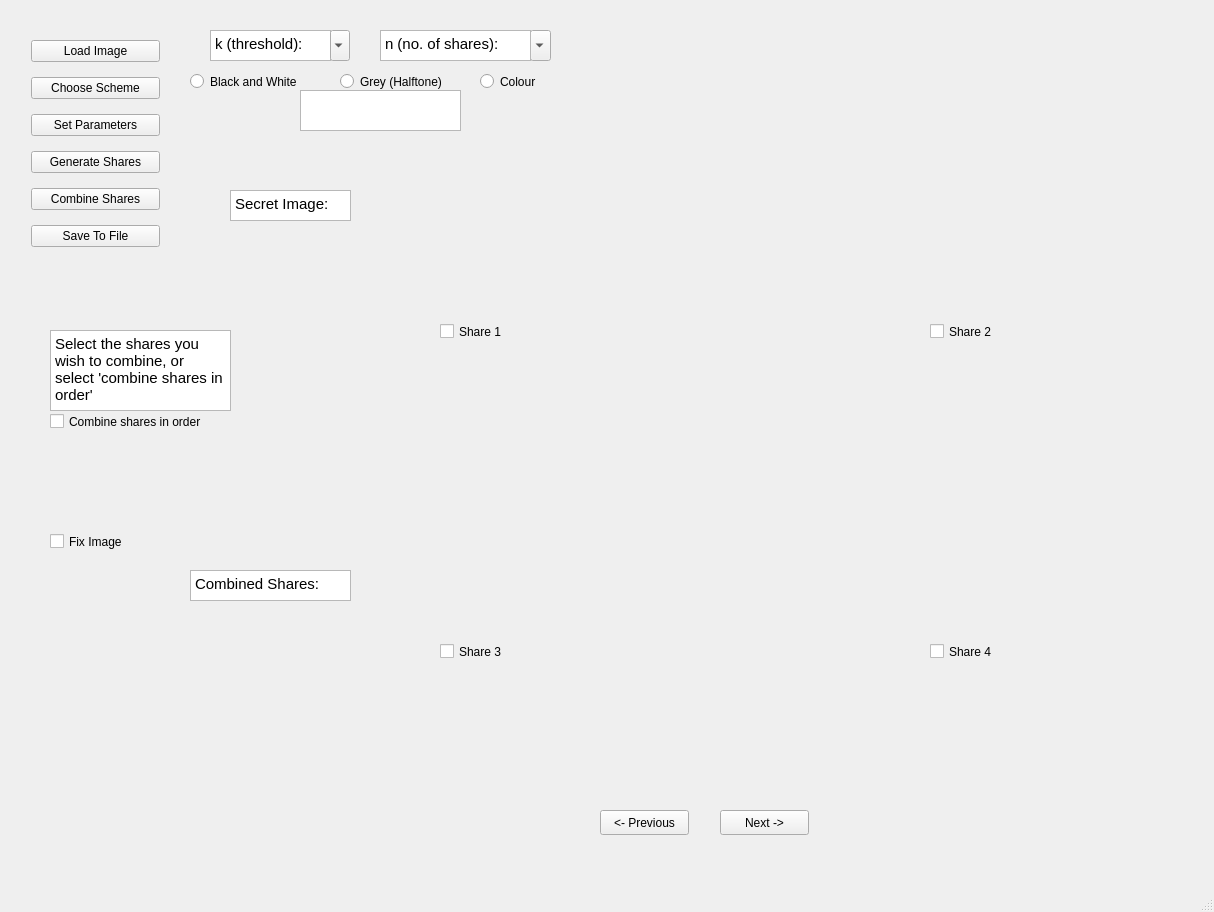
<?xml version="1.0" encoding="UTF-8"?>
<ui version="4.0">
 <class>MainWindow</class>
 <widget class="QMainWindow" name="MainWindow">
  <property name="geometry">
   <rect>
    <x>0</x>
    <y>0</y>
    <width>1214</width>
    <height>912</height>
   </rect>
  </property>
  <property name="windowTitle">
   <string>MainWindow</string>
  </property>
  <widget class="QWidget" name="centralWidget">
   <widget class="QLabel" name="InputImage">
    <property name="geometry">
     <rect>
      <x>380</x>
      <y>50</y>
      <width>651</width>
      <height>341</height>
     </rect>
    </property>
    <property name="text">
     <string/>
    </property>
    <property name="scaledContents">
     <bool>false</bool>
    </property>
   </widget>
   <widget class="QTextBrowser" name="thresholdText">
    <property name="geometry">
     <rect>
      <x>210</x>
      <y>30</y>
      <width>121</width>
      <height>31</height>
     </rect>
    </property>
    <property name="html">
     <string>&lt;!DOCTYPE HTML PUBLIC &quot;-//W3C//DTD HTML 4.0//EN&quot; &quot;http://www.w3.org/TR/REC-html40/strict.dtd&quot;&gt;
&lt;html&gt;&lt;head&gt;&lt;meta name=&quot;qrichtext&quot; content=&quot;1&quot; /&gt;&lt;style type=&quot;text/css&quot;&gt;
p, li { white-space: pre-wrap; }
&lt;/style&gt;&lt;/head&gt;&lt;body style=&quot; font-family:'Cantarell'; font-size:11pt; font-weight:400; font-style:normal;&quot;&gt;
&lt;p style=&quot; margin-top:0px; margin-bottom:0px; margin-left:0px; margin-right:0px; -qt-block-indent:0; text-indent:0px;&quot;&gt;&lt;span style=&quot; font-family:'Ubuntu';&quot;&gt;k (threshold):&lt;/span&gt;&lt;/p&gt;&lt;/body&gt;&lt;/html&gt;</string>
    </property>
   </widget>
   <widget class="QComboBox" name="threshold">
    <property name="geometry">
     <rect>
      <x>330</x>
      <y>30</y>
      <width>20</width>
      <height>31</height>
     </rect>
    </property>
   </widget>
   <widget class="QComboBox" name="numShares">
    <property name="geometry">
     <rect>
      <x>530</x>
      <y>30</y>
      <width>21</width>
      <height>31</height>
     </rect>
    </property>
   </widget>
   <widget class="QTextBrowser" name="numSharesText">
    <property name="geometry">
     <rect>
      <x>380</x>
      <y>30</y>
      <width>151</width>
      <height>31</height>
     </rect>
    </property>
    <property name="html">
     <string>&lt;!DOCTYPE HTML PUBLIC &quot;-//W3C//DTD HTML 4.0//EN&quot; &quot;http://www.w3.org/TR/REC-html40/strict.dtd&quot;&gt;
&lt;html&gt;&lt;head&gt;&lt;meta name=&quot;qrichtext&quot; content=&quot;1&quot; /&gt;&lt;style type=&quot;text/css&quot;&gt;
p, li { white-space: pre-wrap; }
&lt;/style&gt;&lt;/head&gt;&lt;body style=&quot; font-family:'Cantarell'; font-size:11pt; font-weight:400; font-style:normal;&quot;&gt;
&lt;p style=&quot; margin-top:0px; margin-bottom:0px; margin-left:0px; margin-right:0px; -qt-block-indent:0; text-indent:0px;&quot;&gt;&lt;span style=&quot; font-family:'Ubuntu';&quot;&gt;n (no. of shares):&lt;/span&gt;&lt;/p&gt;&lt;/body&gt;&lt;/html&gt;</string>
    </property>
   </widget>
   <widget class="QRadioButton" name="BlackWhiteButton">
    <property name="geometry">
     <rect>
      <x>190</x>
      <y>70</y>
      <width>141</width>
      <height>23</height>
     </rect>
    </property>
    <property name="text">
     <string>Black and White</string>
    </property>
   </widget>
   <widget class="QRadioButton" name="GreyButton">
    <property name="geometry">
     <rect>
      <x>340</x>
      <y>70</y>
      <width>131</width>
      <height>23</height>
     </rect>
    </property>
    <property name="text">
     <string>Grey (Halftone)</string>
    </property>
   </widget>
   <widget class="QRadioButton" name="ColourButton">
    <property name="geometry">
     <rect>
      <x>480</x>
      <y>70</y>
      <width>112</width>
      <height>23</height>
     </rect>
    </property>
    <property name="text">
     <string>Colour</string>
    </property>
   </widget>
   <widget class="QLabel" name="BlackWhiteEg">
    <property name="geometry">
     <rect>
      <x>220</x>
      <y>100</y>
      <width>91</width>
      <height>51</height>
     </rect>
    </property>
    <property name="text">
     <string/>
    </property>
   </widget>
   <widget class="QLabel" name="GreyEg">
    <property name="geometry">
     <rect>
      <x>360</x>
      <y>100</y>
      <width>91</width>
      <height>51</height>
     </rect>
    </property>
    <property name="text">
     <string/>
    </property>
   </widget>
   <widget class="QLabel" name="ColourEg">
    <property name="geometry">
     <rect>
      <x>480</x>
      <y>100</y>
      <width>91</width>
      <height>51</height>
     </rect>
    </property>
    <property name="text">
     <string/>
    </property>
   </widget>
   <widget class="QWidget" name="layoutWidget">
    <property name="geometry">
     <rect>
      <x>20</x>
      <y>20</y>
      <width>151</width>
      <height>251</height>
     </rect>
    </property>
    <layout class="QVBoxLayout" name="verticalLayout">
     <item>
      <widget class="QPushButton" name="LoadImage">
       <property name="text">
        <string>Load Image</string>
       </property>
      </widget>
     </item>
     <item>
      <widget class="QPushButton" name="ChooseScheme">
       <property name="text">
        <string>Choose Scheme</string>
       </property>
      </widget>
     </item>
     <item>
      <widget class="QPushButton" name="SetParameters">
       <property name="text">
        <string>Set Parameters</string>
       </property>
      </widget>
     </item>
     <item>
      <widget class="QPushButton" name="GenerateShares">
       <property name="text">
        <string>Generate Shares</string>
       </property>
      </widget>
     </item>
     <item>
      <widget class="QPushButton" name="CombineShares">
       <property name="text">
        <string>Combine Shares</string>
       </property>
      </widget>
     </item>
     <item>
      <widget class="QPushButton" name="SaveToFile">
       <property name="text">
        <string>Save To File</string>
       </property>
      </widget>
     </item>
    </layout>
   </widget>
   <widget class="QLabel" name="Share1Pic">
    <property name="geometry">
     <rect>
      <x>300</x>
      <y>70</y>
      <width>381</width>
      <height>251</height>
     </rect>
    </property>
    <property name="text">
     <string/>
    </property>
   </widget>
   <widget class="QLabel" name="Share2Pic">
    <property name="geometry">
     <rect>
      <x>780</x>
      <y>70</y>
      <width>381</width>
      <height>251</height>
     </rect>
    </property>
    <property name="text">
     <string/>
    </property>
   </widget>
   <widget class="QLabel" name="Share3Pic">
    <property name="geometry">
     <rect>
      <x>300</x>
      <y>410</y>
      <width>381</width>
      <height>231</height>
     </rect>
    </property>
    <property name="text">
     <string/>
    </property>
   </widget>
   <widget class="QLabel" name="Share4Pic">
    <property name="geometry">
     <rect>
      <x>780</x>
      <y>410</y>
      <width>381</width>
      <height>231</height>
     </rect>
    </property>
    <property name="text">
     <string/>
    </property>
   </widget>
   <widget class="QCheckBox" name="Share1Check">
    <property name="geometry">
     <rect>
      <x>440</x>
      <y>320</y>
      <width>92</width>
      <height>23</height>
     </rect>
    </property>
    <property name="text">
     <string>Share 1</string>
    </property>
   </widget>
   <widget class="QCheckBox" name="Share2Check">
    <property name="geometry">
     <rect>
      <x>930</x>
      <y>320</y>
      <width>92</width>
      <height>23</height>
     </rect>
    </property>
    <property name="text">
     <string>Share 2</string>
    </property>
   </widget>
   <widget class="QCheckBox" name="Share3Check">
    <property name="geometry">
     <rect>
      <x>440</x>
      <y>640</y>
      <width>92</width>
      <height>23</height>
     </rect>
    </property>
    <property name="text">
     <string>Share 3</string>
    </property>
   </widget>
   <widget class="QCheckBox" name="Share4Check">
    <property name="geometry">
     <rect>
      <x>930</x>
      <y>640</y>
      <width>92</width>
      <height>23</height>
     </rect>
    </property>
    <property name="text">
     <string>Share 4</string>
    </property>
   </widget>
   <widget class="QLabel" name="OutputImage">
    <property name="geometry">
     <rect>
      <x>380</x>
      <y>420</y>
      <width>651</width>
      <height>361</height>
     </rect>
    </property>
    <property name="text">
     <string/>
    </property>
    <property name="scaledContents">
     <bool>false</bool>
    </property>
   </widget>
   <widget class="QTextBrowser" name="SchemeInfo">
    <property name="geometry">
     <rect>
      <x>300</x>
      <y>90</y>
      <width>161</width>
      <height>41</height>
     </rect>
    </property>
   </widget>
   <widget class="QTextBrowser" name="secretImageText">
    <property name="geometry">
     <rect>
      <x>230</x>
      <y>190</y>
      <width>121</width>
      <height>31</height>
     </rect>
    </property>
    <property name="html">
     <string>&lt;!DOCTYPE HTML PUBLIC &quot;-//W3C//DTD HTML 4.0//EN&quot; &quot;http://www.w3.org/TR/REC-html40/strict.dtd&quot;&gt;
&lt;html&gt;&lt;head&gt;&lt;meta name=&quot;qrichtext&quot; content=&quot;1&quot; /&gt;&lt;style type=&quot;text/css&quot;&gt;
p, li { white-space: pre-wrap; }
&lt;/style&gt;&lt;/head&gt;&lt;body style=&quot; font-family:'Cantarell'; font-size:11pt; font-weight:400; font-style:normal;&quot;&gt;
&lt;p style=&quot; margin-top:0px; margin-bottom:0px; margin-left:0px; margin-right:0px; -qt-block-indent:0; text-indent:0px;&quot;&gt;&lt;span style=&quot; font-family:'Ubuntu';&quot;&gt;Secret Image:&lt;/span&gt;&lt;/p&gt;&lt;/body&gt;&lt;/html&gt;</string>
    </property>
   </widget>
   <widget class="QTextBrowser" name="reconImageText">
    <property name="geometry">
     <rect>
      <x>190</x>
      <y>570</y>
      <width>161</width>
      <height>31</height>
     </rect>
    </property>
    <property name="html">
     <string>&lt;!DOCTYPE HTML PUBLIC &quot;-//W3C//DTD HTML 4.0//EN&quot; &quot;http://www.w3.org/TR/REC-html40/strict.dtd&quot;&gt;
&lt;html&gt;&lt;head&gt;&lt;meta name=&quot;qrichtext&quot; content=&quot;1&quot; /&gt;&lt;style type=&quot;text/css&quot;&gt;
p, li { white-space: pre-wrap; }
&lt;/style&gt;&lt;/head&gt;&lt;body style=&quot; font-family:'Cantarell'; font-size:11pt; font-weight:400; font-style:normal;&quot;&gt;
&lt;p style=&quot; margin-top:0px; margin-bottom:0px; margin-left:0px; margin-right:0px; -qt-block-indent:0; text-indent:0px;&quot;&gt;&lt;span style=&quot; font-family:'Ubuntu';&quot;&gt;Combined Shares: &lt;/span&gt;&lt;/p&gt;&lt;/body&gt;&lt;/html&gt;</string>
    </property>
   </widget>
   <widget class="QCheckBox" name="combineSharesCheck">
    <property name="geometry">
     <rect>
      <x>50</x>
      <y>410</y>
      <width>211</width>
      <height>23</height>
     </rect>
    </property>
    <property name="text">
     <string>Combine shares in order</string>
    </property>
   </widget>
   <widget class="QTextBrowser" name="selectSharesInfo">
    <property name="geometry">
     <rect>
      <x>50</x>
      <y>330</y>
      <width>181</width>
      <height>81</height>
     </rect>
    </property>
    <property name="html">
     <string>&lt;!DOCTYPE HTML PUBLIC &quot;-//W3C//DTD HTML 4.0//EN&quot; &quot;http://www.w3.org/TR/REC-html40/strict.dtd&quot;&gt;
&lt;html&gt;&lt;head&gt;&lt;meta name=&quot;qrichtext&quot; content=&quot;1&quot; /&gt;&lt;style type=&quot;text/css&quot;&gt;
p, li { white-space: pre-wrap; }
&lt;/style&gt;&lt;/head&gt;&lt;body style=&quot; font-family:'Cantarell'; font-size:11pt; font-weight:400; font-style:normal;&quot;&gt;
&lt;p style=&quot; margin-top:0px; margin-bottom:0px; margin-left:0px; margin-right:0px; -qt-block-indent:0; text-indent:0px;&quot;&gt;&lt;span style=&quot; font-family:'Ubuntu';&quot;&gt;Select the shares you wish to combine, or select 'combine shares in order'&lt;/span&gt;&lt;/p&gt;&lt;/body&gt;&lt;/html&gt;</string>
    </property>
   </widget>
   <widget class="QPushButton" name="nextButton">
    <property name="geometry">
     <rect>
      <x>720</x>
      <y>810</y>
      <width>89</width>
      <height>25</height>
     </rect>
    </property>
    <property name="text">
     <string>Next -&gt;</string>
    </property>
   </widget>
   <widget class="QPushButton" name="previousButton">
    <property name="geometry">
     <rect>
      <x>600</x>
      <y>810</y>
      <width>89</width>
      <height>25</height>
     </rect>
    </property>
    <property name="text">
     <string>&lt;- Previous</string>
    </property>
   </widget>
   <widget class="QCheckBox" name="fixImageCheck">
    <property name="geometry">
     <rect>
      <x>50</x>
      <y>530</y>
      <width>92</width>
      <height>23</height>
     </rect>
    </property>
    <property name="text">
     <string>Fix Image</string>
    </property>
   </widget>
  </widget>
  <widget class="QMenuBar" name="menuBar">
   <property name="geometry">
    <rect>
     <x>0</x>
     <y>0</y>
     <width>1214</width>
     <height>27</height>
    </rect>
   </property>
  </widget>
  <widget class="QStatusBar" name="statusBar"/>
 </widget>
 <layoutdefault spacing="6" margin="11"/>
 <resources/>
 <connections/>
</ui>
